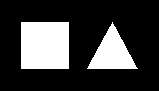
%> input picture Model Fitting/test.jpg, 159 x 91 px
$ octave dl_f.m   (GNU Octave 9; MATLAB toolbox functions it lacks are replaced by stand-ins)
%> lines starting %> are read from the running program, lines starting %| are printed output that depends on the picture; in (x1, y1, x2, y2) boxes, pixels count from 0 and x2, y2 are one past the last pixel; in counts of white or black regions, pixels touching at a corner belong together; the program's own positions count from 1
### Model Fitting/CS5320_Hough.m
function [H,pts] = CS5320_Hough(imo)
% CS5320_Hough - Hough transform of image
% On input:
%    imo (mxn array): gray-level image
% On output:
%    H (rxt array): Hough accumulator array (r rho values; t theta
%    values)
%      r = [indexes to cover from [-ceil(image diagonal to
%           ceil(image diagonal)]
%	   t = [1:180]
%    pts (rxt struct): contains points which contributed to line
%      pts(i,j).pts (kx2 array): k pixels (rows and cols)
% Call:
%    [H4,H4pts] = CS5320_Hough(double(hall4g));
% Author:
%    T. Henderson
%    UU
%    Spring 2016
%
[rows,cols] = size(imo);

rmax = ceil(sqrt(rows^2 + cols^2));
H = zeros(rmax*2+1,180);%% -1
pts(rmax*2+1,180).pts = [];

imEdge = edge(imo,'canny');

for i = 1:rows
    for j = 1:cols
        if imEdge(i,j)==1
            x = j;
            y = rows - i +1;
            for theta = 1:180
                rho = -(x*cosd(theta-1)+y*sind(theta-1));
                rho_ind = round(rmax + 1 - rho);
                H(rho_ind,theta)=H(rho_ind,theta)+1;
                pts(rho_ind,theta).pts = [pts(rho_ind,theta).pts; [i,j]];
            end
        end
    end
end

### Model Fitting/CS5320_line_segs.m
function segments = CS5320_line_segs(ime,Hpts,min_len)
% CS5320_line_segs - extract line segments from Hough info
% On input:
%    ime (mxn array): edge image (e.g., output of edge)
%    Hpts (txr array): Hough points array (see Cs5320_Hough)
%    min_len (int): minimum segment length
% On output:
%    segments (struct vector): segment info
%      (s).pts (kx2 array): row,col points in segment
%      (s).rho (int): rho parameter of line
%      (s).theta (float): theta parameter of line
%      (s).endpt1 (1x2 vector): one endpt of segment
%      (s).endpt2 (1x2 vector): other endpt of segment
% Call:
%    As = CS5320_line_segs(ime,H4pts,20);
% Author:
%     Clinton Fernandes
%     UU
%     Spring 2016
%

[rows,cols] = size(ime);
segments.pts = [];
segments.rho = [];
segments.theta = [];
segments.endpt1 = [];
segments.endpt2 = [];
s = 0;

[rowsH,colsH] = size(Hpts);
HptsSize = zeros(rowsH,colsH);

for i = 1:rowsH
    for j = 1:colsH
        HptsSize(i,j) = size(Hpts(i,j).pts,1);
    end
end

for i = 1:rowsH
    for j = 1:colsH
        if HptsSize(i,j) >= min_len
            s = s+1; %structure count
            segments(s).rho = (rowsH-1)/2+1-i;
            segments(s).theta = j-1; % theta goes from 0 to 179
            imTemp = zeros(rows,cols);
            for k = 1:HptsSize(i,j)
                imTemp(Hpts(i,j).pts(k,1),Hpts(i,j).pts(k,2)) = 1;
            end
            imDilate = imdilate(imTemp,ones(10));
            imErode = imerode(imDilate,ones(9));
            imThin = bwmorph(imErode,'thin');

            CC = bwconncomp(imThin);
            maxSize=0;
            for i = 1:CC.NumObjects
                currSize = size(CC.PixelIdxList{1, i},1);
                if currSize >= maxSize
                    maxSize = currSize;
                    maxInd = i;
                end
            end
            line = CC.PixelIdxList{1, maxInd};

            im2tmp = zeros(rows,cols);
            for j = 1:maxSize
                ep = line(j);
                epC = ceil(ep/rows);
                epR = mod(ep,rows);
                if epR == 0
                    epR = rows;
                end
                im2tmp(epR,epC) = 1;
            end
            endpointIm = bwmorph(im2tmp,'endpoints');

            [rowE,colE] = find(endpointIm==1);

            segments(s).endpt1 = [rowE(1),colE(1)];
            segments(s).endpt2 = [rowE(end),colE(end)];

            [ptsRows,ptsCols] = CS5320_line_between([rowE(1),colE(1)],[rowE(end),colE(end)]);
            segments(s).pts = [segments(s).pts;[ptsRows',ptsCols']];
        end
    end
end

### Model Fitting/dl_f.m
close all;
hall4g = rgb2gray(imread('test.jpg'));
%> hall4g: size 91x159 uint8; min 0, max 255, mean 61
[H4,H4pts] = CS5320_Hough(double(hall4g));
%> in CS5320_Hough, `imEdge = edge(imo,'canny');`:
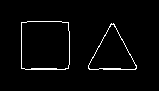
%> imEdge: size 91x159 logical; 2.6% white in thin lines or dots, all inside (x1, y1, x2, y2) = (21, 21, 137, 70)
%> after the loop in CS5320_Hough, `for i = 1:rows`:
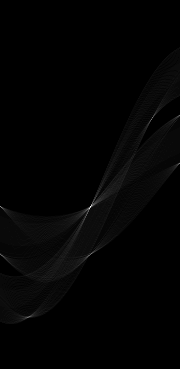
%> H: size 369x180 double; min 0, max 84, mean 1; drawn with min black and max white
%> after the loop in CS5320_Hough, `for i = 1:rows`: pts = 66420 items; rho = 135.6; rho_ind = 49; x = 136; y = 22
%> H4pts = 66420 items
ime = edge(hall4g,'canny');
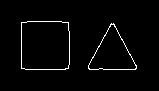
%> ime: size 91x159 logical; 2.3% white in thin lines or dots, all inside (x1, y1, x2, y2) = (21, 21, 137, 70)
segs = CS5320_line_segs(ime,H4pts,30);
%> in CS5320_line_segs, `[rowsH,colsH] = size(Hpts);`: rowsH = 369; colsH = 180
%> in CS5320_line_segs, `HptsSize = zeros(rowsH,colsH);`: HptsSize: size 369x180 double; every value is 0
%> the loop in CS5320_line_segs, `for i = 1:rowsH` made 116 passes
%> the run ends on the next line
